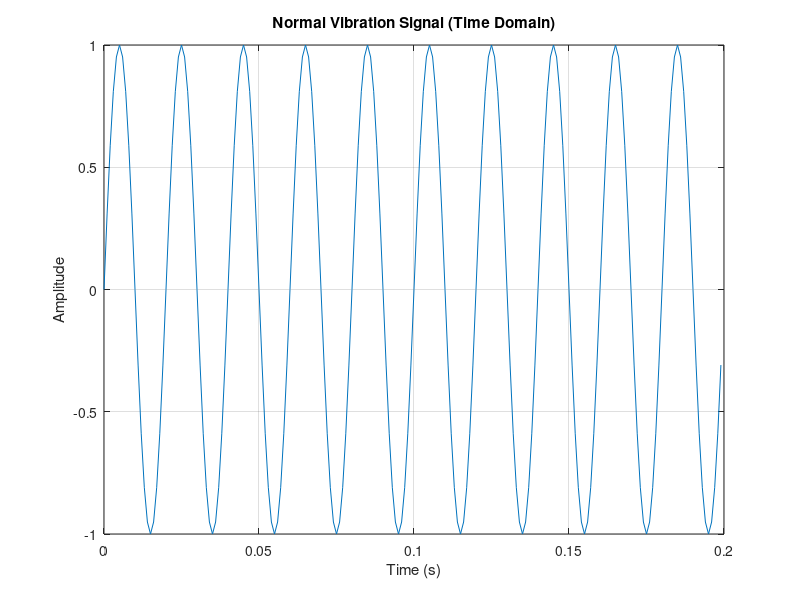

This chart was generated by the following MATLAB code:
% Step 1: Generate a Normal Vibration Signal
fs = 1000;          % Sampling frequency (Hz)
t = 0:1/fs:1-1/fs;  % Time vector: 1 second of data

% Normal machine vibration = clean sine wave at 50 Hz
freq_normal = 50;
signal_normal = sin(2 * pi * freq_normal * t);

% Plot the signal
figure;
plot(t(1:200), signal_normal(1:200));  % Show first 2000 ms
title('Normal Vibration Signal (Time Domain)');
xlabel('Time (s)');
ylabel('Amplitude');
grid on;
